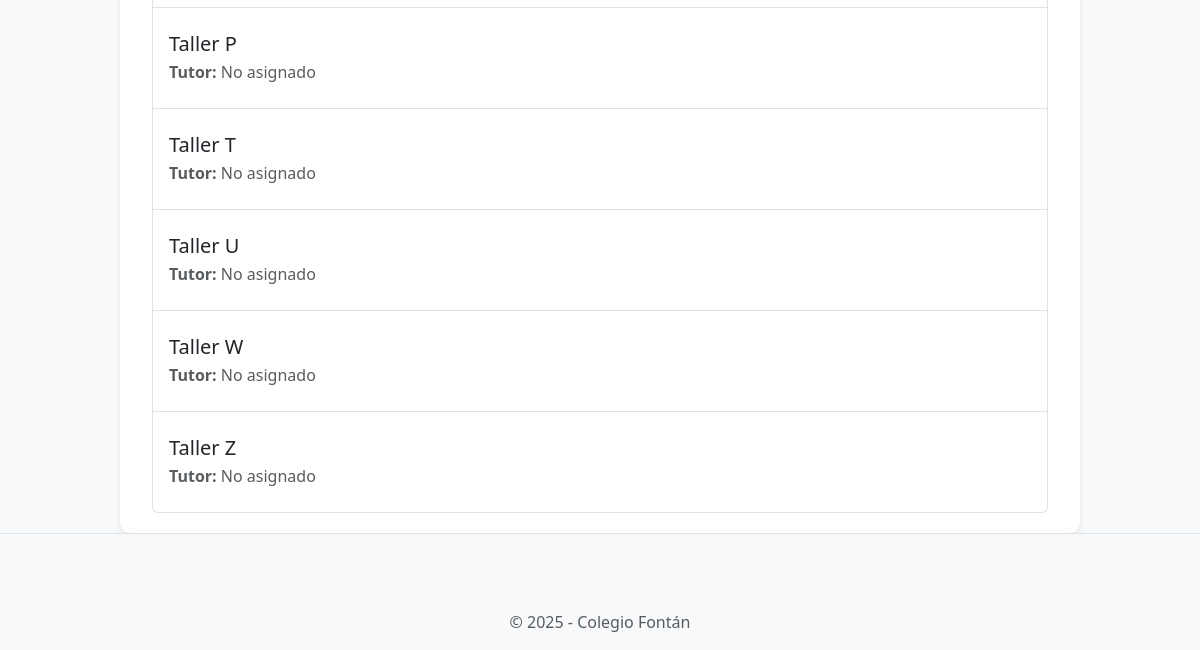
Page /workshops/list/ (signed in, lower part) on the earlier database version.
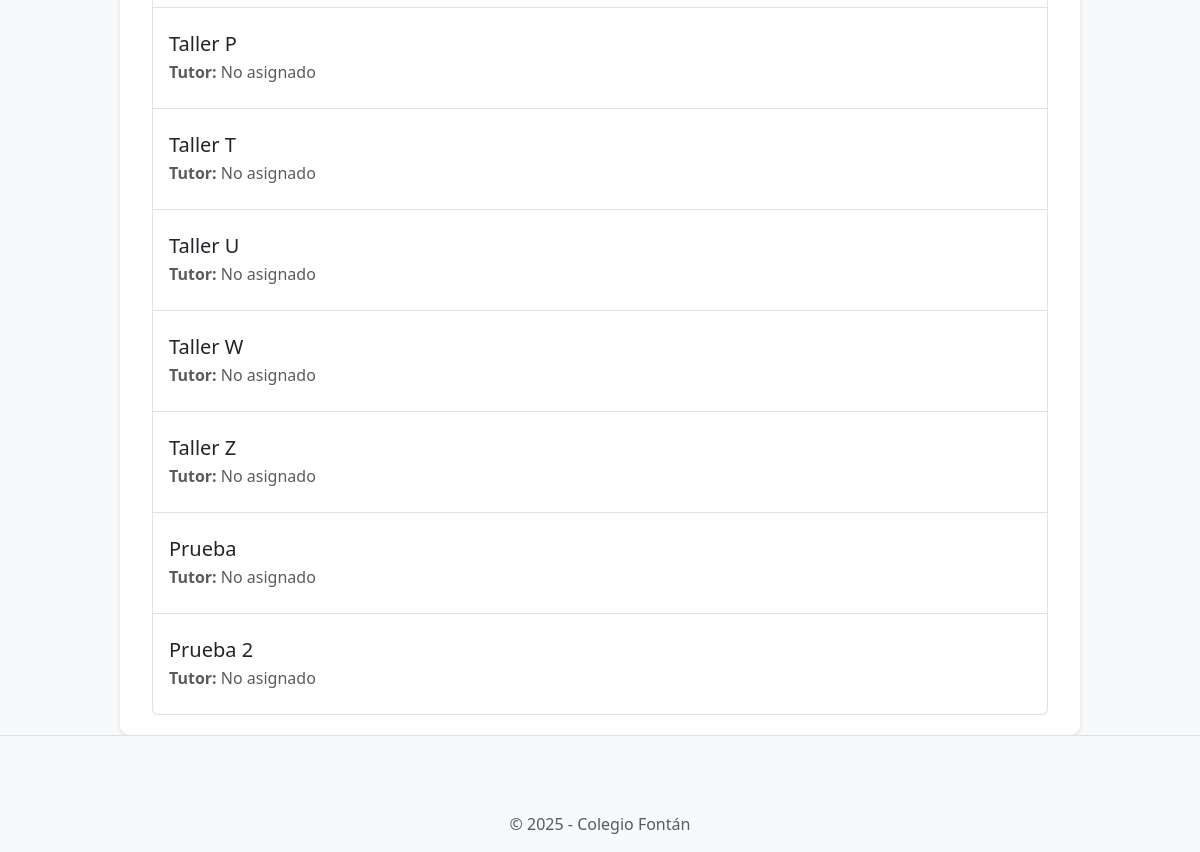
Same page on the later database version.
### workshops/models.py (models this page shows, shortened)
class Workshop(models.Model):
    WORKSHOP_TYPES = [
        ('primary', 'Primaria'),
        ('high_school', 'Bachillerato'),
        ('collective', 'Colectivo'),
    ]
    workshop_id = models.AutoField(primary_key=True)
    name = models.CharField(max_length=100, unique=True)
    tutor = models.ForeignKey(
        'tutors.Tutor',
        on_delete=models.SET_NULL,
        null=True,
        blank=True,
        related_name='workshops'  # Esta línea permite acceder a los talleres desde el tutor
    )
    max_capacity = models.IntegerField(default=25)
    type = models.CharField(
        max_length=20,
        choices=WORKSHOP_TYPES,
        default='primary'
    )

### workshops/views.py (the view)
# urls.py: path('list/', views.list_workshops, name='list_workshops'),
def list_workshops(request):
    workshops = Workshop.objects.all()
    return render(request, 'workshops/list.html', {'workshops': workshops})

### workshops/templates/workshops/list.html (shortened to what this page needs)
{% extends 'base.html' %}
{% block content %}
<div class="container mt-4">
  <div class="list-group">
    {% for workshop in workshops %}
      <a
        href="{% url 'workshops:students_by_workshop' workshop.workshop_id %}"
        class="list-group-item list-group-item-action py-4"
      >
        <h5 class="mb-1">{{ workshop.name }}</h5>
        <p class="mb-0 text-muted">
          <strong>Tutor:</strong>
          {% if workshop.tutor %}
            {{ workshop.tutor.user.first_name }} {{ workshop.tutor.user.last_name }}
          {% else %}
            No asignado
          {% endif %}
        </p>
      </a>
    {% endfor %}
  </div>
</div>
{% endblock %}

Differences in the rows shown:
added Workshop: name "Prueba", shows "No asignado"
added Workshop: name "Prueba 2", shows "No asignado"
